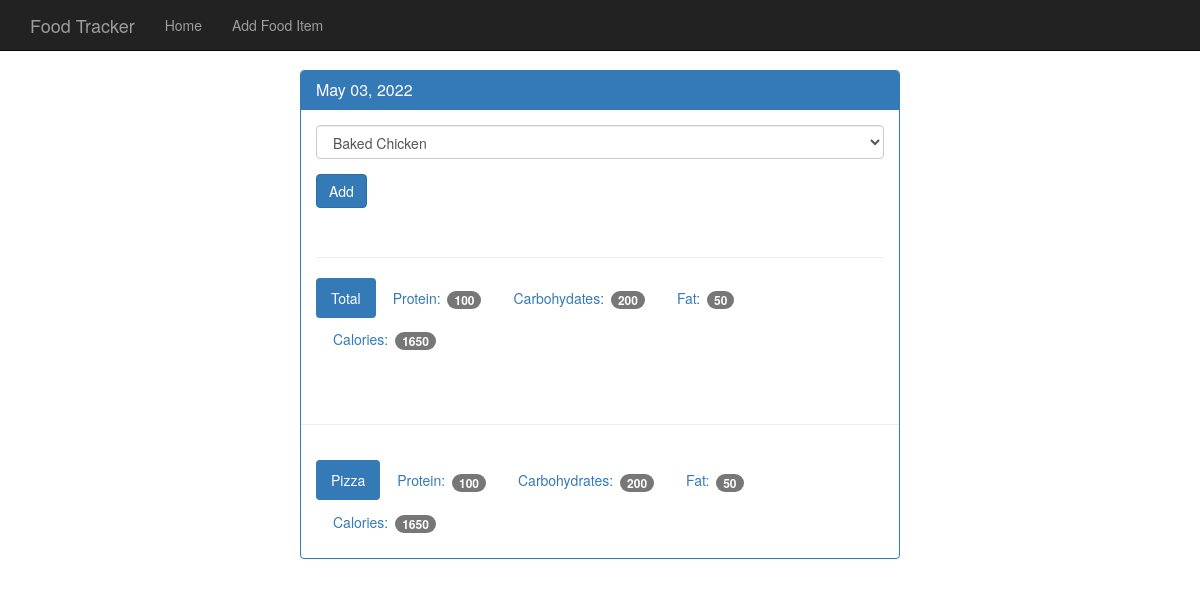
The app's page /view/20220503 with its own data.
### tables this page shows
CREATE TABLE food (
    id INTEGER PRIMARY KEY autoincrement,
    name text not null,
    protein integer not null,
    carbohydrates integer not null,
    fat integer not null,
    calories integer not null
);

### app.py (the view, shortened to what this page needs)
@app.route('/view/<date>', methods=['GET', 'POST'])  # date will be in form of yyyymmdd
def view(date):
    db = get_db()
    cur = db.execute('SELECT id, entry_date from log_date where entry_date = ?', [date])
    date_result = cur.fetchone()
    d = datetime.strptime(str(date_result['entry_date']), '%Y%m%d')
    pretty_date = datetime.strftime(d, '%B %d, %Y')
    food_cur = db.execute('SELECT id, name FROM food')
    food_names = food_cur.fetchall()
    log_cur = db.execute("SELECT log_date.entry_date, food.name, food.protein, "
                         "food.carbohydrates, food.fat, food.calories "
                         "FROM food_date JOIN food ON food.id=food_date.food_id "
                         "JOIN log_date ON log_date.id = food_date.log_date_id "
                         "WHERE log_date.entry_date = ?", [date])
    log_results = log_cur.fetchall()
    totals = {'protein': 0,
              'carbohydrates': 0,
              'fat': 0,
              'calories': 0
              }
    for item in log_results:
        totals['protein'] += item['protein']
        totals['carbohydrates'] += item['carbohydrates']
        totals['fat'] += item['fat']
        totals['calories'] += item['calories']
    print(totals)
    return render_template('day.html', date=pretty_date, food_names=food_names,
                           totals=totals, log_items=log_results, this_date=date,
                           page_name='View Date')

### database.py (called while the page is built)
def connect_db():
    sql = sqlite3.connect('food_log.db')
    sql.row_factory = sqlite3.Row
    return sql

def get_db():
    if not hasattr(g, 'sqlite3'):
        g.sqlite_db = connect_db()
    return g.sqlite_db

### templates/day.html
{% extends 'base.html' %}
{% block body %}
    <nav class="navbar navbar-inverse navbar-fixed-top">
      <div class="container">
        <div class="navbar-header">
          <a class="navbar-brand" href="/">Food Tracker</a>
        </div>
        <div id="navbar" class="navbar-collapse collapse">
          <ul class="nav navbar-nav">
            <li><a href="{{ url_for('index')}}">Home</a></li>
            <li><a href="{{ url_for('food')}}">Add Food Item</a></li>
          </ul>
        </div>
      </div>
    </nav>
    <div class="container theme-showcase col-sm-6 col-sm-offset-3" role="main">
      <div class="row">
        <div>
          <div class="panel panel-primary">
            <div class="panel-heading">
              <h3 class="panel-title">{{ date }}</h3>
            </div>
            <div class="panel-body">
              <form method="POST" action="{{ url_for('view', date=this_date) }}">
                <div class="form-group">
                  <select class="form-control" name="food-select">
                    {% for food in food_names %}
                    <option value={{food.id}}>{{food.name}}</option>
                    {% endfor %}
                  </select>
                </div>
                <button type="submit" class="btn btn-primary">Add</button>
              </form>
              <div class="page-header"></div>
              <ul class="nav nav-pills" role="tablist">
                <li class="active"><a>Total</a></li>
                <li><a>Protein: <span class="badge">{{totals.protein}}</span></a></li>
                <li><a>Carbohydates: <span class="badge">{{totals.carbohydrates}}</span></a></li>
                <li><a>Fat: <span class="badge">{{totals.fat}}</span></a></li>
                <li><a>Calories: <span class="badge">{{totals.calories}}</span></a></li>
              </ul>
            </div>
            {% for item in log_items %}
            <div class="page-header"></div>
            <div class="panel-body">
              <ul class="nav nav-pills" role="tablist">
                <li class="active"><a>{{item.name}}</a></li>
                <li><a>Protein: <span class="badge">{{item.protein}}</span></a></li>
                <li><a>Carbohydrates: <span class="badge">{{item.carbohydrates}}</span></a></li>
                <li><a>Fat: <span class="badge">{{item.fat}}</span></a></li>
                <li><a>Calories: <span class="badge">{{item.calories}}</span></a></li>
              </ul>
            </div>
            {% endfor %}
          </div>
        </div>
      </div>
    </div>
{% endblock %}

### static/theme.css (style rules this page uses)
body { padding-top: 70px; padding-bottom: 30px; }

### records on screen
food: name "Pizza", protein "100", carbohydrates "200", fat "50", calories "1650"

### other values on screen
{{ date }} "May 03, 2022"
{{ totals.protein }} "100"
{{ totals.carbohydrates }} "200"
{{ totals.fat }} "50"
{{ totals.calories }} "1650"
form field food-select "Baked Chicken"
